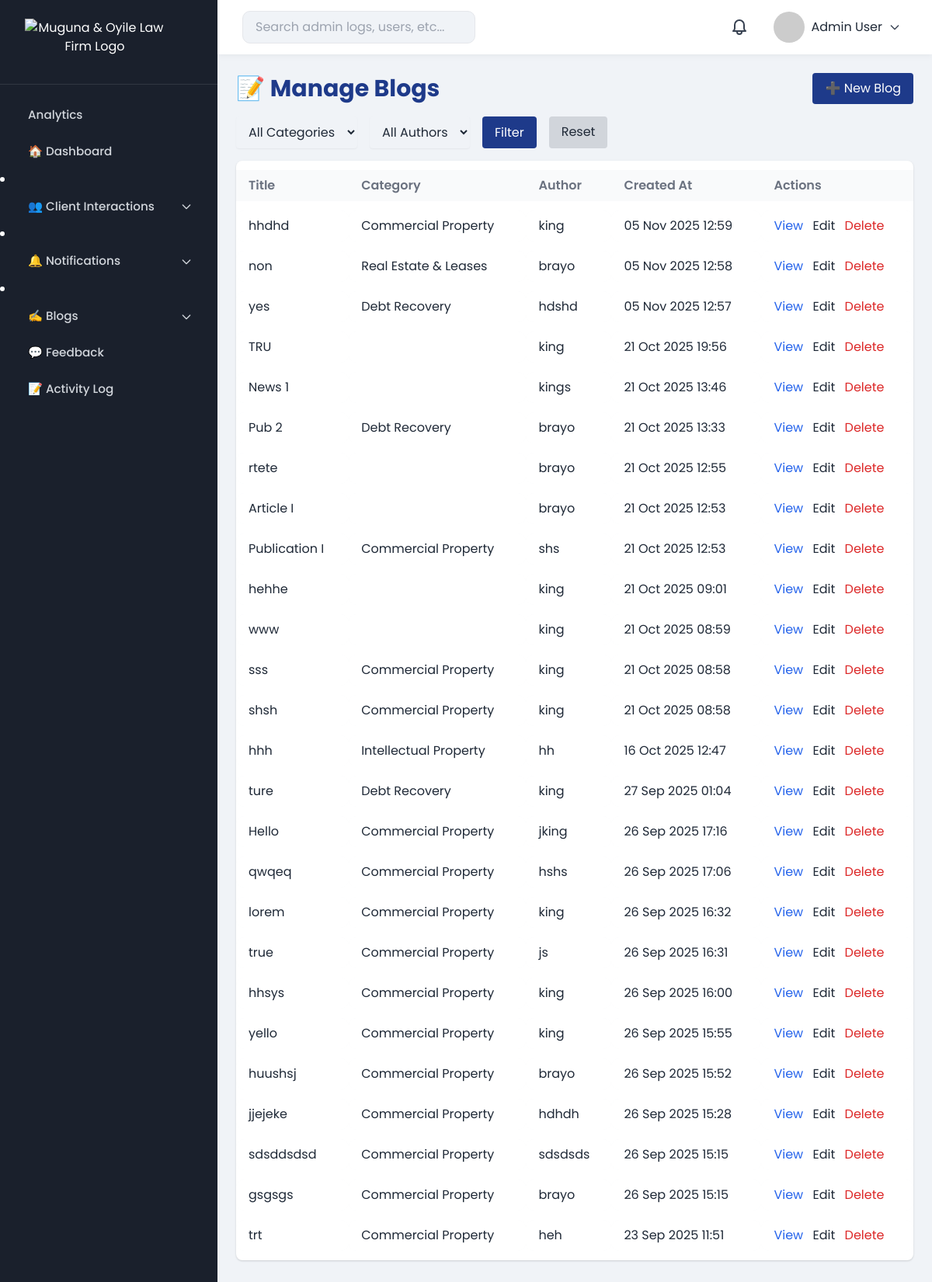
The app's page /admin-dashboard/blogs/ with its own data.
### advocates/models.py (models this page shows, shortened)
class Article(models.Model):
    TYPE_CHOICES = [
        ('publication', 'Publication'),
        ('article', 'Article'),
        ('news', 'News'),
        ('quote', 'Quote'),
    ]
    title = models.CharField(max_length=200, blank=True)
    slug = models.SlugField(unique=True, blank=True)
    category = models.ForeignKey(Category, on_delete=models.PROTECT, related_name="articles", null=True, blank=True)
    author = models.CharField(max_length=100)
    content = models.TextField()
    image = models.ImageField(upload_to="articles/", blank=True, null=True)
    created_at = models.DateTimeField(auto_now_add=True)
    type = models.CharField(max_length=20, choices=TYPE_CHOICES, default='publication')
    class Meta:
        ordering = ["-created_at"]

class Category(models.Model):
    name = models.CharField(max_length=100, unique=True)
    slug = models.SlugField(unique=True, blank=True)
    class Meta:
        verbose_name_plural = "Categories"

### advocates/admin_views.py (the view)
# urls.py: path('admin-dashboard/blogs/', admin_views.manage_blogs, name='manage_blogs'),
def manage_blogs(request):
    selected_type = request.GET.get('type', 'all')
    blogs = Article.objects.exclude(type='quote')  # Exclude 'quote' type
    if selected_type != 'all':
        blogs = blogs.filter(type=selected_type)
    context = {
        'blogs': blogs,
        'selected_type': selected_type,
    }
    return render(request, 'admin_dashboard/manage_blogs.html', context)

### advocates/context_processors.py (called while the page is built, shortened)
def admin_context(request):
    return {}

### advocates/templates/admin_dashboard/manage_blogs.html (shortened to what this page needs)
{% extends "admin_dashboard/base_admin.html" %}
{% block dashboard_content %}
<div class="p-6 max-w-7xl mx-auto">
    <div class="flex justify-between items-center mb-4">
        <h1 class="text-3xl font-bold text-blue-900">📝 Manage Blogs</h1>
        <a href="{% url 'article_create' %}" class="px-4 py-2 bg-blue-900 text-white rounded hover:bg-amber-500">➕ New Blog</a>
    </div>
    <form method="get" class="flex gap-4 mb-4">
        <select name="category" class="rounded border-gray-300 px-3 py-2 shadow-sm focus:ring-2 focus:ring-amber-200 focus:border-amber-500">
            <option value="">All Categories</option>
        </select>
        <select name="author" class="rounded border-gray-300 px-3 py-2 shadow-sm focus:ring-2 focus:ring-amber-200 focus:border-amber-500">
            <option value="">All Authors</option>
        </select>
        <button type="submit" class="px-4 py-2 bg-blue-900 text-white rounded hover:bg-amber-500">Filter</button>
        <a href="{% url 'manage_blogs' %}" class="px-4 py-2 bg-gray-300 text-gray-800 rounded hover:bg-gray-400">Reset</a>
    </form>
    <table class="min-w-full bg-white shadow rounded-lg overflow-hidden">
        <thead class="bg-gray-200">
            <tr>
                <th class="px-4 py-2 text-left">Title</th>
                <th class="px-4 py-2 text-left">Category</th>
                <th class="px-4 py-2 text-left">Author</th>
                <th class="px-4 py-2 text-left">Created At</th>
                <th class="px-4 py-2 text-left">Actions</th>
            </tr>
        </thead>
        <tbody>
            {% for article in blogs %}
            <tr class="border-b">
                <td class="px-4 py-2">{{ article.title }}</td>
                <td class="px-4 py-2">{{ article.category.name }}</td>
                <td class="px-4 py-2">{{ article.author }}</td>
                <td class="px-4 py-2">{{ article.created_at|date:"d M Y H:i" }}</td>
                <td class="px-4 py-2 space-x-2">
                    <a href="{% url 'view_blog' article.id %}" class="text-blue-600 hover:underline">View</a>
                    <a href="{% url 'edit_blog' article.id %}" class="text-amber-600 hover:underline">Edit</a>
                    <a href="{% url 'delete_blog' article.id %}" class="text-red-600 hover:underline">Delete</a>
                </td>
            </tr>
            {% empty %}
            <tr>
                <td colspan="5" class="px-4 py-4 text-center text-gray-500">No blogs found.</td>
            </tr>
            {% endfor %}
        </tbody>
    </table>
</div>
{% endblock %}

### advocates/templates/admin_dashboard/base_admin.html (style rules this page uses)
body, input, select, textarea { font-family: 'Poppins', sans-serif; margin:0; background:#f0f3f7; color:#1f2937; }
table { width:100%;border-collapse:separate;border-spacing:0 0.75rem; }
th,td { text-align:left;padding:0.75rem; }
th { color:#6b7280;font-weight:600; }
tr { background:#f9fafb;border-radius:10px; }
tr td { background:#fff;padding:0.75rem;border-radius:10px; }

### records on screen
Article: title "hhdhd", category.name "Commercial Property", author "king", created_at "05 Nov 2025 12:59"
Article: title "non", category.name "Real Estate & Leases", author "brayo", created_at "05 Nov 2025 12:58"
Article: title "yes", category.name "Debt Recovery", author "hdshd", created_at "05 Nov 2025 12:57"
Article: title "TRU", author "king", created_at "21 Oct 2025 19:56"
Article: title "News 1", author "kings", created_at "21 Oct 2025 13:46"
Article: title "Pub 2", category.name "Debt Recovery", author "brayo", created_at "21 Oct 2025 13:33"
Article: title "rtete", author "brayo", created_at "21 Oct 2025 12:55"
Article: title "Article I", author "brayo", created_at "21 Oct 2025 12:53"
Article: title "Publication I", category.name "Commercial Property", author "shs", created_at "21 Oct 2025 12:53"
Article: title "hehhe", author "king", created_at "21 Oct 2025 09:01"
Article: title "www", author "king", created_at "21 Oct 2025 08:59"
Article: title "sss", category.name "Commercial Property", author "king", created_at "21 Oct 2025 08:58"
Article: title "shsh", category.name "Commercial Property", author "king", created_at "21 Oct 2025 08:58"
Article: title "hhh", category.name "Intellectual Property", author "hh", created_at "16 Oct 2025 12:47"
Article: title "ture", category.name "Debt Recovery", author "king", created_at "27 Sep 2025 01:04"
Article: title "Hello", category.name "Commercial Property", author "jking", created_at "26 Sep 2025 17:16"
Article: title "qwqeq", category.name "Commercial Property", author "hshs", created_at "26 Sep 2025 17:06"
Article: title "lorem", category.name "Commercial Property", author "king", created_at "26 Sep 2025 16:32"
Article: title "true", category.name "Commercial Property", author "js", created_at "26 Sep 2025 16:31"
Article: title "hhsys", category.name "Commercial Property", author "king", created_at "26 Sep 2025 16:00"
Article: title "yello", category.name "Commercial Property", author "king", created_at "26 Sep 2025 15:55"
Article: title "huushsj", category.name "Commercial Property", author "brayo", created_at "26 Sep 2025 15:52"
Article: title "jjejeke", category.name "Commercial Property", author "hdhdh", created_at "26 Sep 2025 15:28"
Article: title "sdsddsdsd", category.name "Commercial Property", author "sdsdsds", created_at "26 Sep 2025 15:15"
Article: title "gsgsgs", category.name "Commercial Property", author "brayo", created_at "26 Sep 2025 15:15"
Article: title "trt", category.name "Commercial Property", author "heh", created_at "23 Sep 2025 11:51"

### other values on screen
{{ admin_name|default:"Admin User" }} "Admin User"
